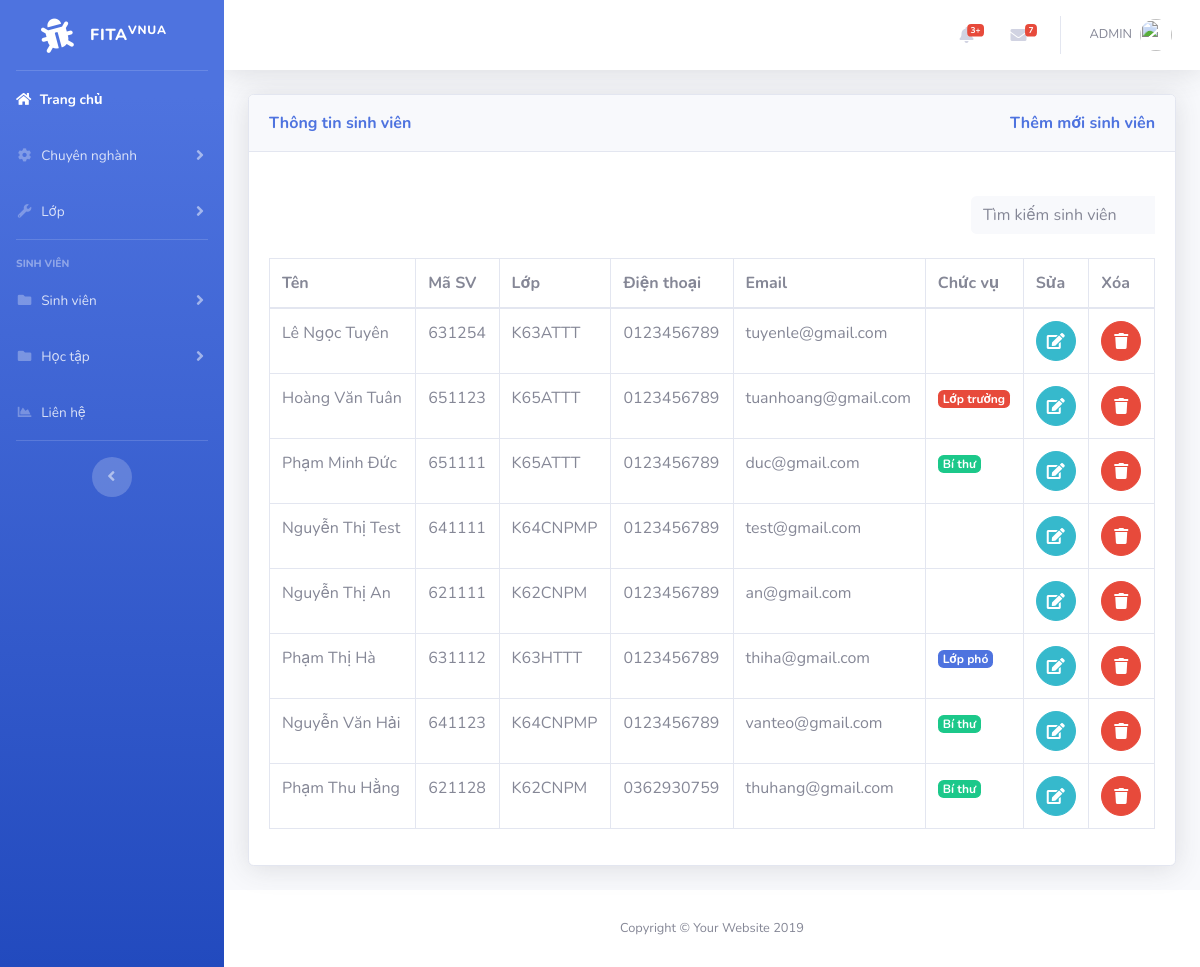
/student.php, run on the app's committed database.
### tables this page shows
CREATE TABLE `student` (
  `id` int(11) NOT NULL,
  `name` varchar(50) NOT NULL,
  `code` varchar(6) NOT NULL,
  `class` varchar(50) NOT NULL,
  `phone` varchar(50) NOT NULL,
  `email` varchar(50) NOT NULL,
  `id_pos` int(6) NOT NULL
);

CREATE TABLE `class` (
  `id` int(11) NOT NULL,
  `tenlop` varchar(50) NOT NULL,
  `id_cn` int(11) NOT NULL,
  `gvcn` varchar(50) NOT NULL
);

### student.php (the view, shortened to what this page needs)
<?php
include('includes/header.php');
include('includes/navbar.php');
include('includes/connect.php');
?>
<div class="container-fluid">
<div class="card shadow mb-4">
  <div class="card-header py-3">
    <h7 class="m-0 font-weight-bold text-primary">Thông tin sinh viên
            <a style="float:right" href="add_student.php">
              Thêm mới sinh viên
            </a>
    </h7>
  </div>
  <div class="card-body">
  <div class="table-responsive">
<?php
$query="SELECT class.tenlop,student.id, name, code,class , phone,email,id_pos FROM student INNER JOIN class ON class.id = student.class";
$query_run=mysqli_query($connect,$query);
 ?>
                  <br>
                  <div class="input-group col-md-4 ">
                    <input type="text" id="myInput" class="form-control bg-light border-0 small" placeholder="Tìm kiếm sinh viên" aria-label="Search" aria-describedby="basic-addon2" name="hoten" onkeyup="myFunction()">
                  </div>
                  <br>
      <table class="table table-bordered" id="dataTable" width="100%" cellspacing="0">
        <thead>
          <tr>
            <th>Tên</th>
            <th>Mã SV</th>
            <th>Lớp</th>
            <th>Điện thoại</th>
            <th>Email</th>
            <th>Chức vụ</th>
            <th>Sửa</th>
            <th>Xóa</th>
          </tr>
        </thead>
        <tbody>
          <?php
              if(mysqli_num_rows($query_run)>0)
              {
                while($row=mysqli_fetch_assoc($query_run))
                {
                  ?>
                      <tr>
                        <td><?php echo $row['name']; ?></td>
                        <td><?php echo $row['code']; ?></td>
                        <td><?php echo $row['tenlop']; ?></td>
                        <td><?php echo $row['phone']; ?></td>
                        <td><?php echo $row['email']; ?></td>
                        <td>
                          <?php
                            if($row['id_pos']==1)
                            {
                              echo '<a href="#" class="badge badge-danger">Lớp trưởng</a>';
                            }
                            if($row['id_pos']==2)
                            {
                              echo '<a href="#" class="badge badge-success">Bí thư</a>';
                            }
                            if($row['id_pos']==3)
                            {
                              echo '<a  href="#" class="badge badge-primary">Lớp phó</a>';
                            }
                            else
                            {
                              echo ' ';
                            }
                          ?>
                        </td>
                        <td>
                            <form action="edit.php" method="post">
                                <button  type="submit" name="edit_btn" class="btn btn-info btn-circle"><i class="fa fa-edit edit"></i></button>
                            </form>
                        </td>
                        <td>
                            <form action="code.php" method="post">
                              <button onclick="return confirm('Bạn có muốn xóa sinh viên')" href="code.php?id=<?php echo $row['name'];?>" type="submit" name="delete_btn" class="btn btn-danger btn-circle"><i class="fas fa-trash"></i></button>
                            </form>
                        </td>
                      </tr>
                  <?php
                }
              }
              else
              {
                echo "Not found";
              }
           ?>
        </tbody>
      </table>
    </div>
  </div>
</div>
</div>
<?php
include('includes/footer.php');
?>

### data on the page
student: name "Lê Ngọc Tuyên", code "631254", class.tenlop "K63ATTT", phone "0123456789", email "tuyenle@gmail.com"
student: name "Hoàng Văn Tuân", code "651123", class.tenlop "K65ATTT", phone "0123456789", email "tuanhoang@gmail.com", id_pos "Lớp trưởng"
student: name "Phạm Minh Đức", code "651111", class.tenlop "K65ATTT", phone "0123456789", email "duc@gmail.com", id_pos "Bí thư"
student: name "Nguyễn Thị Test", code "641111", class.tenlop "K64CNPMP", phone "0123456789", email "test@gmail.com"
student: name "Nguyễn Thị An", code "621111", class.tenlop "K62CNPM", phone "0123456789", email "an@gmail.com"
student: name "Phạm Thị Hà", code "631112", class.tenlop "K63HTTT", phone "0123456789", email "thiha@gmail.com", id_pos "Lớp phó"
student: name "Nguyễn Văn Hải", code "641123", class.tenlop "K64CNPMP", phone "0123456789", email "vanteo@gmail.com", id_pos "Bí thư"
student: name "Phạm Thu Hằng", code "621128", class.tenlop "K62CNPM", phone "0362930759", email "thuhang@gmail.com", id_pos "Bí thư"
